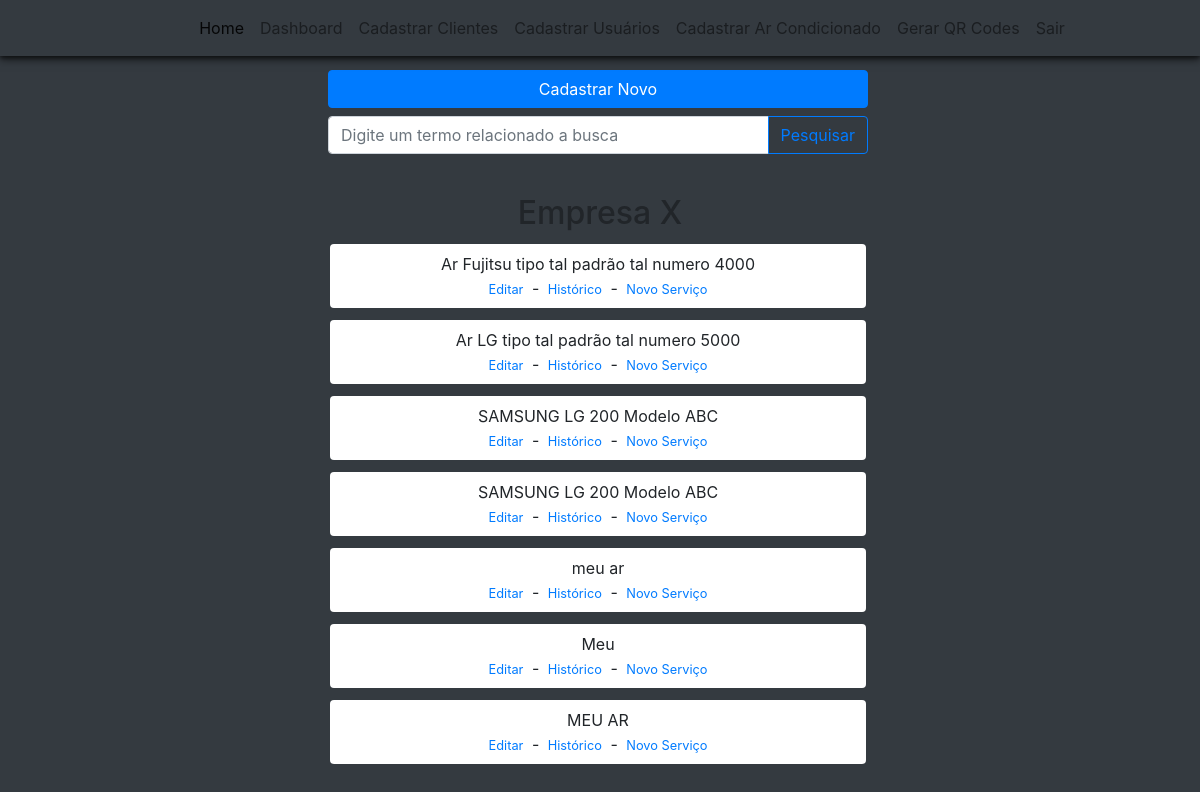
Screenshot of /dashboard/cliente/servicos/3 with the database file from the repository.
### climaxcool/models.py (models this page shows)
class Customers(database.Model):
    id = database.Column(database.Integer, primary_key=True)
    type_customer = database.Column(database.String, nullable=False)
    number_register_customer = database.Column(database.String, nullable=False, unique=True)
    name_customer = database.Column(database.String, nullable=False)
    name_responsible = database.Column(database.String)
    email = database.Column(database.String)
    address = database.Column(database.String)
    telephone_fixed = database.Column(database.String)
    telephone_mobile = database.Column(database.String, nullable=False)
    reference_point = database.Column(database.String)
    status_customer = database.Column(database.String, default="ATIVO")
    date_create = database.Column(database.DateTime, nullable=False, default=datetime.utcnow)
    id_user = database.Column(database.Integer, database.ForeignKey('users.id'), nullable=False)
    equipment = database.relationship('Equipments', backref='company_asset', lazy=True)

class Equipments(database.Model):
    id = database.Column(database.Integer, primary_key=True)
    name_equipment = database.Column(database.String, nullable=False)
    btus_equipment = database.Column(database.Integer, nullable=False)
    brand_equipment = database.Column(database.String, nullable=False)
    address = database.Column(database.String, nullable=False)
    qr_code = database.Column(database.String, unique=True)
    status_equipment = database.Column(database.String, default="ATIVO")
    date_create = database.Column(database.DateTime, nullable=False, default=datetime.utcnow)
    id_customer = database.Column(database.Integer, database.ForeignKey('customers.id'), nullable=False)
    id_user = database.Column(database.Integer, database.ForeignKey('users.id'), nullable=False)

### climaxcool/route/routes.py (the view)
@app.route('/dashboard/cliente/servicos/<customer_id>')
def equipment_summary(customer_id):
    customer = Customers.query.filter_by(id=customer_id).first();
    equipments = Equipments.query.filter_by(id_customer=customer_id).all();
    print(equipments);
    return render_template('summary_equipments.html', customer=customer, equipments=equipments)

### climaxcool/templates/summary_equipments.html (shortened to what this page needs)
{% extends 'nav_logged.html' %}
{% block bodynav %}
<div style="padding-top: 70px; height: 140vh;" class="container-fluid bg-dark">
    <div class="container">
        <div class="row text-center justify-content-center">
            <div class="col-12 col-lg-6 mb-2 mr-1">
                <button type="button" class="btn btn-primary w-100 px-1" onclick="window.location.href = '/cadastro-ar-condicionado/{{customer.id}}';">Cadastrar Novo</button>
            </div>
            <div class="col-12 col-lg-6 mb-4 mr-1">
                <form id="formAction" method="GET" action="{{ url_for('equipment_summary_filter', customer_id=customer.id ) }}">
                    <div class="input-group mb-3">
                        <input type="text" class="form-control" name="name_equipment_input" placeholder="Digite um termo relacionado a busca" aria-label="Digite um nome" aria-describedby="basic-addon2">
                        <div class="input-group-append">
                            <button class="btn btn-outline-primary" id="button-addon2" type="submit">Pesquisar</button>
                        </div>
                    </div>
                </form>
            </div>
        </div>
        <div class="container">
            <div class="row justify-content-center mx-md-1">
                <h2 class="col-12 text-center d-none d-md-block" id="customer-name">{{customer.name_customer}}</h2>
                {%for equipment in equipments%}
                <div style="background-color: white;" class="rounded py-2 my-1 text-center col-12 col-lg-6 mb-2 mr-1">
                    <p class="my-0">{{equipment.name_equipment}}</p>
                    <a style="font-size: 0.8rem;" class="mx-1 align-items-center" href="">Editar</a>
                    <span> - </span>
                    <a style="font-size: 0.8rem;" class="mx-1 align-items-center" href="{{url_for('report_service', equipment_id=equipment.id)}}">Histórico</a>
                    <span> - </span>
                    <a style="font-size: 0.8rem;" class="mx-1 align-items-center" href="{{url_for('new_service', customer_id=customer.id, equipment_id=equipment.id)}}">Novo Serviço</a>
                </div>
                {% endfor %}
            </div>
        </div>
    </div>
</div>
{% endblock %}

### climaxcool/templates/nav_logged.html (shortened to what this page needs)
{% extends 'index.html'%}
{% block body %}
<nav class="box-shadow navbar navbar-expand-md navbar-light bg-dark fixed-top">
    <div class="margin-nav d-flex-md justify-content-center collapse navbar-collapse" id="navbarNav">
        <ul id="list-nav" class="navbar-nav">
            <li class="nav-item active">
                <a id="home" class="nav-link" href="{{ url_for('home') }}">Home</a>
            </li>
            <li class="nav-item">
                <a class="nav-link" href="{{ url_for('dashboard_customers') }}">Dashboard</a>
            </li>
            <li class="nav-item">
                <a class="nav-link" href="{{ url_for('customers_registration') }}">Cadastrar Clientes</a>
            </li>
            <li class="nav-item">
                <a class="nav-link" href="{{ url_for('users_registration') }}">Cadastrar Usuários</a>
            </li>
            <li class="nav-item">
                <a class="nav-link" href="{{ url_for('equipments_registration') }}">Cadastrar Ar Condicionado</a>
            </li>
            <li class="nav-item d-none d-xl-block">
                <a class="nav-link" href="{{ url_for('qr_code') }}">Gerar QR Codes</a>
            </li>
            <li class="nav-item">
                <a class="nav-link" href="{{ url_for('home') }}">Sair</a>
            </li>
        </ul>
    </div>
</nav>
{% block bodynav %}
{% endblock %}
{% endblock %}

### climaxcool/templates/index.html (shortened to what this page needs)
<!DOCTYPE html>
<html lang="pt-br">
<head>
    <link rel="stylesheet" href="https://stackpath.bootstrapcdn.com/bootstrap/4.1.3/css/bootstrap.min.css">
    <link rel="stylesheet" href="https://cdnjs.cloudflare.com/ajax/libs/font-awesome/5.15.3/css/all.min.css" />
    <link rel="stylesheet" href="../static/main.css">
</head>
<body class="main-content bg-white" style="background-color: cornflowerblue; margin: 0px; padding-top: 0px">
    {% block body %}
    {% endblock %}
    <link rel="stylesheet" href="//code.jquery.com/ui/1.12.1/themes/base/jquery-ui.css">
</body>
</html>

### climaxcool/static/main.css (style rules this page uses)
.margin-nav { margin-right: auto; margin-left: 2rem; }
.box-shadow { box-shadow: 0 2px 4px 0 rgba(0, 0, 0, 0.5), 0 4px 8px 0 rgba(0, 0, 0, 0.5); }

### rows the page displays
Customers: name_customer "Empresa X"
Equipments: name_equipment "Ar Fujitsu tipo tal padrão tal numero 4000"
Equipments: name_equipment "Ar LG tipo tal padrão tal numero 5000"
Equipments: name_equipment "SAMSUNG LG 200 Modelo ABC"
Equipments: name_equipment "SAMSUNG LG 200 Modelo ABC"
Equipments: name_equipment "meu ar"
Equipments: name_equipment "Meu"
Equipments: name_equipment "MEU AR"
